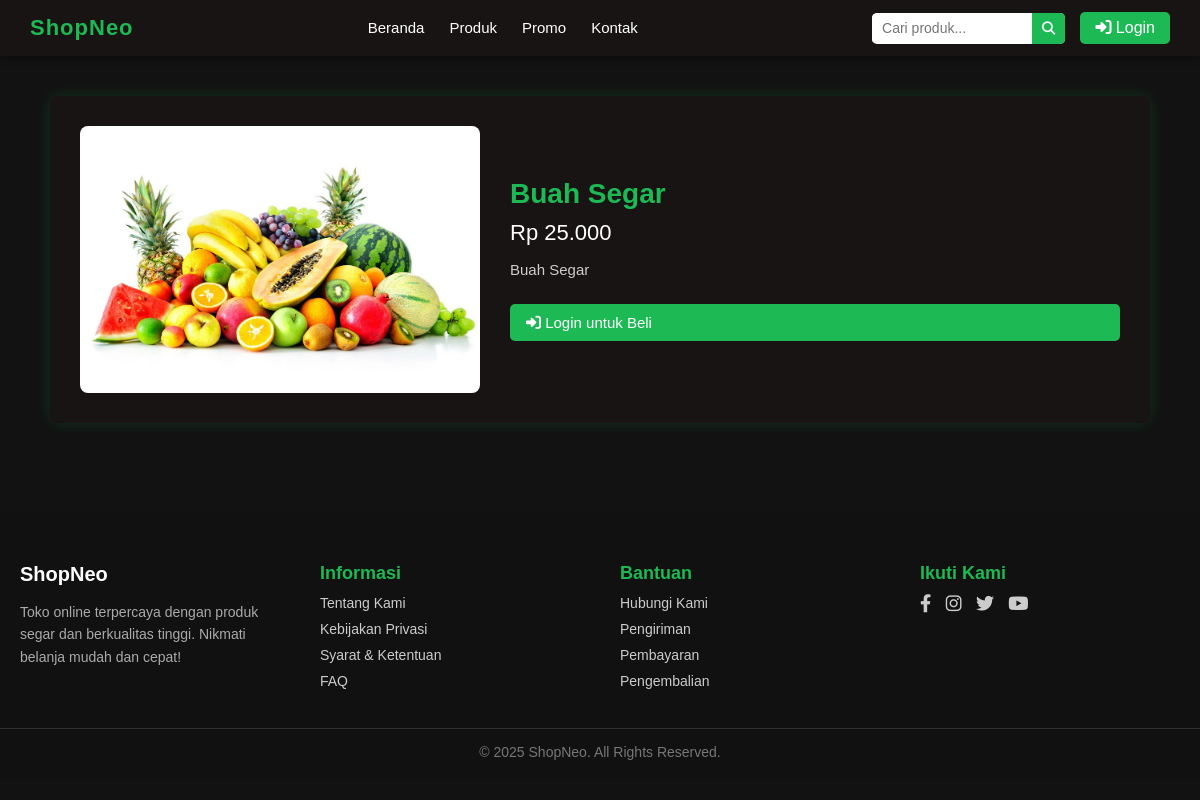
Screenshot of /detail_produk.php?id=1 with the database file from the repository.
### tables this page shows
CREATE TABLE `produk` (
  `id` int(11) NOT NULL,
  `nama` varchar(100) DEFAULT NULL,
  `harga` int(11) DEFAULT NULL,
  `stok` int(11) NOT NULL DEFAULT 0,
  `gambar` varchar(200) DEFAULT NULL
);

### detail_produk.php (the view, shortened to what this page needs)
<?php
include 'db.php';
$id = isset($_GET['id']) ? intval($_GET['id']) : 0;
$produk = mysqli_query($conn, "SELECT * FROM produk WHERE id = $id");
$data = mysqli_fetch_assoc($produk);
function getHargaPromo($conn, $produk_id, $harga_asli) {
    $today = date('Y-m-d');
    $q = mysqli_query($conn, "SELECT diskon FROM promo
                             WHERE produk_id = $produk_id
                             AND tanggal_mulai <= '$today'
                             AND tanggal_akhir >= '$today'
                             LIMIT 1");
    return [
        "harga"  => $harga_asli,
        "diskon" => 0
    ];
}
$promo = getHargaPromo($conn, $data['id'], $data['harga']);
?>
<!DOCTYPE html>
<html lang="id">
<head>
  <link rel="stylesheet" href="pelanggan/produk.css">
  <link rel="stylesheet" href="https://cdnjs.cloudflare.com/ajax/libs/font-awesome/6.4.0/css/all.min.css">
</head>
<body>
<nav class="navbar">
  <div class="nav-container">
    <a href="index.php" class="logo">ShopNeo</a>
    <ul class="menu">
      <li><a href="index.php">Beranda</a></li>
      <li><a href="produk.php">Produk</a></li>
      <li><a href="promo.php">Promo</a></li>
      <li><a href="kontak.php">Kontak</a></li>
    </ul>
    <div class="nav-actions">
      <div class="search-box">
        <input type="text" placeholder="Cari produk...">
        <button class="btn-search"><i class="fas fa-search"></i></button>
      </div>
      <?php if(isset($_SESSION['user']) && $_SESSION['user']['role'] === 'pelanggan'): ?>
        <a href="beranda.php?page=keranjang" class="btn-login"><i class="fas fa-shopping-cart"></i> Keranjang Saya</a>
        <a href="../logout.php" class="btn-login" style="background:#e63946;"><i class="fas fa-sign-out-alt"></i> Logout</a>
      <?php else: ?>
        <a href="login.php" class="btn-login"><i class="fas fa-sign-in-alt"></i> Login</a>
      <?php endif; ?>
    </div>
  </div>
</nav>
<div class="container">
  <div class="detail-card">
    <img src="<?= $data['gambar'] ?>" alt="<?= htmlspecialchars($data['nama']) ?>">
    <div class="detail-info">
      <h2><?= htmlspecialchars($data['nama']) ?></h2>
      <?php if ($promo['diskon'] > 0): ?>
        <p>
          <span style="text-decoration:line-through; color:#aaa;">
            Rp <?= number_format($data['harga'], 0, ',', '.') ?>
          </span>
        </p>
        <p style="color:red; font-weight:bold">
          Rp <?= number_format($promo['harga'], 0, ',', '.') ?>
          (Diskon <?= $promo['diskon'] ?>%)
        </p>
      <?php else: ?>
        <p class="harga">Rp <?= number_format($data['harga'], 0, ',', '.') ?></p>
      <?php endif; ?>
      <p><?= nl2br(htmlspecialchars($data['nama'])) ?></p>
      <?php if(isset($_SESSION['user']) && $_SESSION['user']['role'] === 'pelanggan'): ?>
        <form action="beranda.php?page=keranjang" method="post">
          <input type="hidden" name="produk_id" value="<?= $data['id'] ?>">
          <input type="hidden" name="gambar" value="<?= $data['gambar'] ?>">
          <input type="hidden" name="nama" value="<?= htmlspecialchars($data['nama']) ?>">
          <input type="hidden" name="harga" value="<?= $promo['harga'] ?>">
          <button type="submit" name="add_cart" class="btn">
            <i class="fas fa-cart-plus"></i> Tambah ke Keranjang
          </button>
        </form>
      <?php else: ?>
        <a href="login.php" class="btn"><i class="fas fa-sign-in-alt"></i> Login untuk Beli</a>
      <?php endif; ?>
    </div>
  </div>
</div>
<footer class="footer">
  <div class="footer-container">
    <div class="footer-section">
      <h3>ShopNeo</h3>
      <p>Toko online terpercaya dengan produk segar dan berkualitas tinggi. Nikmati belanja mudah dan cepat!</p>
    </div>
    <div class="footer-section">
      <h4>Informasi</h4>
      <ul>
        <li><a href="#">Tentang Kami</a></li>
        <li><a href="#">Kebijakan Privasi</a></li>
        <li><a href="#">Syarat & Ketentuan</a></li>
        <li><a href="#">FAQ</a></li>
      </ul>
    </div>
    <div class="footer-section">
      <h4>Bantuan</h4>
      <ul>
        <li><a href="#">Hubungi Kami</a></li>
        <li><a href="#">Pengiriman</a></li>
        <li><a href="#">Pembayaran</a></li>
        <li><a href="#">Pengembalian</a></li>
      </ul>
    </div>
    <div class="footer-section">
      <h4>Ikuti Kami</h4>
      <div class="social-icons">
        <a href="#"><i class="fab fa-facebook-f"></i></a>
        <a href="#"><i class="fab fa-instagram"></i></a>
        <a href="#"><i class="fab fa-twitter"></i></a>
        <a href="#"><i class="fab fa-youtube"></i></a>
      </div>
    </div>
  </div>
  <div class="footer-bottom">
    <p>© 2025 ShopNeo. All Rights Reserved.</p>
  </div>
</footer>
</body>
</html>

### pelanggan/produk.css (style rules this page uses)
* { margin: 0; padding: 0; box-sizing: border-box; }
body { font-family: Arial, sans-serif; background: #121212; color: #fff; }
.navbar { background: #191414; color: #fff; position: sticky; top: 0; width: 100%; z-index: 1000; box-shadow: 0 2px 8px rgba(0,0,0,0.4); transition: all 0.3s ease; animation: fadeInUp 0.5s ease forwards; }
.nav-container { max-width: 1200px; margin: auto; padding: 12px 30px; display: flex; align-items: center; justify-content: space-between; }
.logo { color: #1db954; font-size: 22px; font-weight: bold; text-decoration: none; letter-spacing: 1px; transition: 0.3s; }
.menu { display: flex; gap: 25px; list-style: none; }
.menu li a { color: #fff; text-decoration: none; font-size: 15px; font-weight: 500; padding: 6px 0; transition: 0.3s; position: relative; }
.menu li a::after { content: ""; position: absolute; left: 0; bottom: -3px; width: 0%; height: 2px; background: #1db954; transition: width 0.3s; }
.nav-actions { display: flex; align-items: center; gap: 15px; }
.search-box { display: flex; align-items: center; background: #fff; border-radius: 5px; overflow: hidden; }
.search-box input { border: none; outline: none; padding: 6px 10px; width: 160px; font-size: 14px; }
.btn-search { border: none; padding: 8px 10px; cursor: pointer; background: #1db954; color: #fff; transition: 0.3s; }
.btn-login { padding: 7px 15px; background: #1db954; color: #fff; border-radius: 5px; text-decoration: none; font-weight: 500; transition: 0.3s; }
.container { padding: 40px 50px; animation: fadeInUp 0.5s ease forwards; }
.btn { display: inline-block; background: #1db954; color: #fff; padding: 6px 10px; margin-top: 6px; border-radius: 5px; text-decoration: none; font-size: 14px; transition: background 0.3s ease; }
.detail-card { display: flex; flex-wrap: wrap; gap: 30px; background: #191414; padding: 30px; border-radius: 8px; box-shadow: 0 0 15px rgba(29,185,84,0.2); animation: fadeInUp 0.5s ease forwards; }
.detail-card img { max-width: 400px; width: 100%; border-radius: 8px; object-fit: cover; }
.detail-info { flex: 1; display: flex; flex-direction: column; justify-content: center; }
.detail-info h2 { font-size: 28px; margin-bottom: 10px; color: #1db954; }
.detail-info .harga { font-size: 22px; color: #fff; margin-bottom: 15px; }
.detail-info p { font-size: 15px; color: #ccc; margin-bottom: 20px; }
.detail-info .btn { padding: 10px 16px; background-color: #1db954; color: white; border: none; border-radius: 5px; font-size: 15px; cursor: pointer; transition: background 0.3s ease; }
.footer { background: #111; color: #ccc; padding: 50px 0 20px; margin-top: 50px; font-family: 'Poppins', sans-serif; animation: fadeInUp 0.5s ease forwards; }
.footer-container { max-width: 1200px; margin: auto; display: grid; grid-template-columns: repeat(auto-fit, minmax(220px, 1fr)); gap: 40px; padding: 0 20px; animation: fadeInUp 0.5s ease forwards; }
.footer-section h3 { color: #fff; margin-bottom: 15px; font-size: 20px; animation: fadeInUp 0.5s ease forwards; }
.footer-section h4 { color: #1db954; margin-bottom: 10px; font-size: 18px; animation: fadeInUp 0.5s ease forwards; }
.footer-section p { line-height: 1.6; font-size: 14px; color: #aaa; animation: fadeInUp 0.5s ease forwards; }
.footer-section ul { list-style: none; padding: 0; animation: fadeInUp 0.5s ease forwards; }
.footer-section ul li { margin-bottom: 8px; animation: fadeInUp 0.5s ease forwards; }
.footer-section ul li a { text-decoration: none; color: #ccc; font-size: 14px; transition: color 0.3s; animation: fadeInUp 0.5s ease forwards; }
.social-icons a { display: inline-block; margin-right: 10px; color: #ccc; font-size: 18px; transition: color 0.3s; animation: fadeInUp 0.5s ease forwards; }
.footer-bottom { text-align: center; margin-top: 30px; border-top: 1px solid #333; padding-top: 15px; font-size: 14px; color: #777; }

### rows the page displays
produk: gambar (picture), nama "Buah Segar", harga "25.000"
